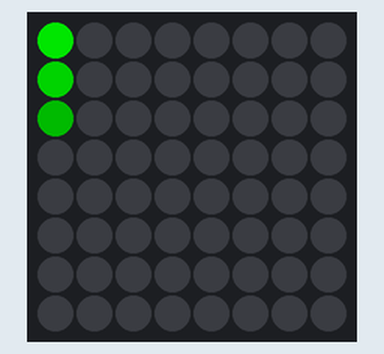
The program below on a simulated Raspberry Pi (BCM pin numbers) with a Sense HAT. On the bench: the Sense HAT's 8×8 RGB LED matrix. Dim RGB values are drawn brighter than linear; random numbers come from a fixed seed; what the program prints to the terminal is not drawn.

Above: at 0.94 s.
At 6.87 s:
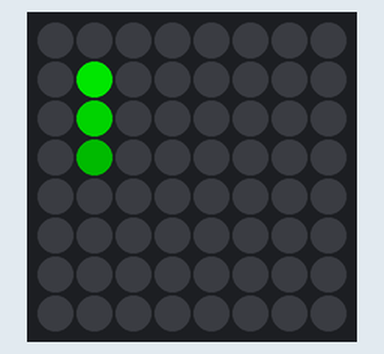
At 10.55 s:
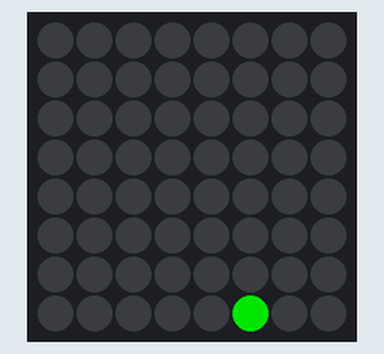
At 20.36 s:
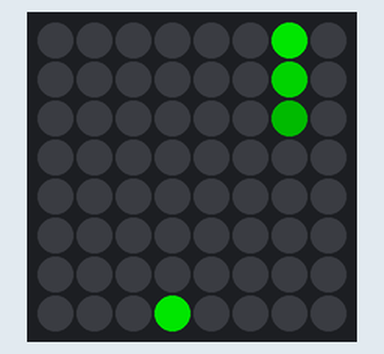
At 30.08 s:
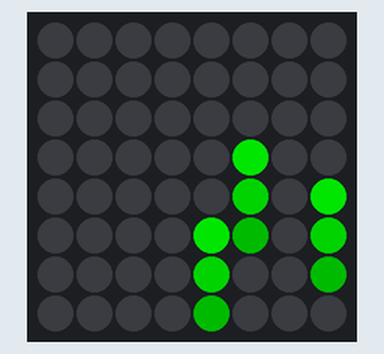
At 39.89 s:
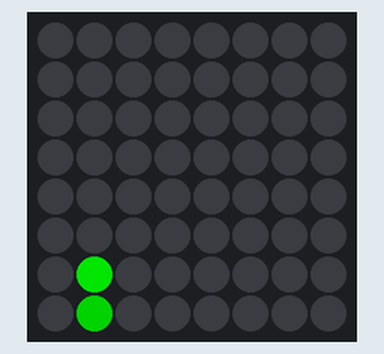

The program:

matrix_rain.py
```python
#!/usr/bin/env python3
# ========================================================================
# matrix_rain.py
#
# Description: Simulate the digital rain drops effect from the Matrix.
#
# Author: Jim Ing
# Date: 2024-08-17
# ========================================================================

import random
import time
from config import sense

sense.clear()

# Set parameters for the rain effect
rain_speed = 0.1 # Speed of the rain falling
num_drops = 5    # Number of raindrops
trail_length = 3 # Length of the trailing effect

# Create a function to display the matrix rain effect
def matrix_rain():
    matrix_height = 8
    matrix_width = 8
    rain_intensity = 0.1 # Probability of rain in each column

    # Initialize raindrop positions and trails
    drops = []

    while True:
        # Randomly add new raindrops
        if len(drops) < num_drops and random.random() < rain_intensity:
            col = random.randint(0, matrix_width - 1)
            drops.append([col, 0, trail_length]) # [column, row, trail length]

        # Create an empty matrix
        matrix = [[(0, 0, 0) for _ in range(matrix_width)] for _ in range(matrix_height)]

        # Update raindrops
        new_drops = []
        for drop in drops:
            col, row, trail = drop
            # Draw the trail
            for t in range(trail):
                if row + t < matrix_height:
                    brightness = int(255 * (1 - t / trail))
                    matrix[row + t][col] = (0, brightness, 0) # Green with fading effect
            # Move the raindrop
            row += 1
            if row < matrix_height:
                new_drops.append([col, row, trail])

        drops = new_drops

        # Set the pixels on the Sense HAT
        for y in range(matrix_height):
            for x in range(matrix_width):
                r, g, b = matrix[y][x]
                sense.set_pixel(x, y, r, g, b)

        # Pause to create the falling effect
        time.sleep(rain_speed)

try:
    print("To quit, press Ctrl+C")
    matrix_rain()

except KeyboardInterrupt:
    sense.clear()
```

config.py
```python
#!/usr/bin/env python3
# ========================================================================
# config.py
#
# Description: Global configuration.
#
# Author: Jim Ing
# Date: 2024-08-29
# ========================================================================

from sense_hat import SenseHat
#from sense_hat import SenseHat, ACTION_PRESSED, ACTION_HELD, ACTION_RELEASED

sense = SenseHat()

sense.rotation = 0
sense.low_light = True
```
